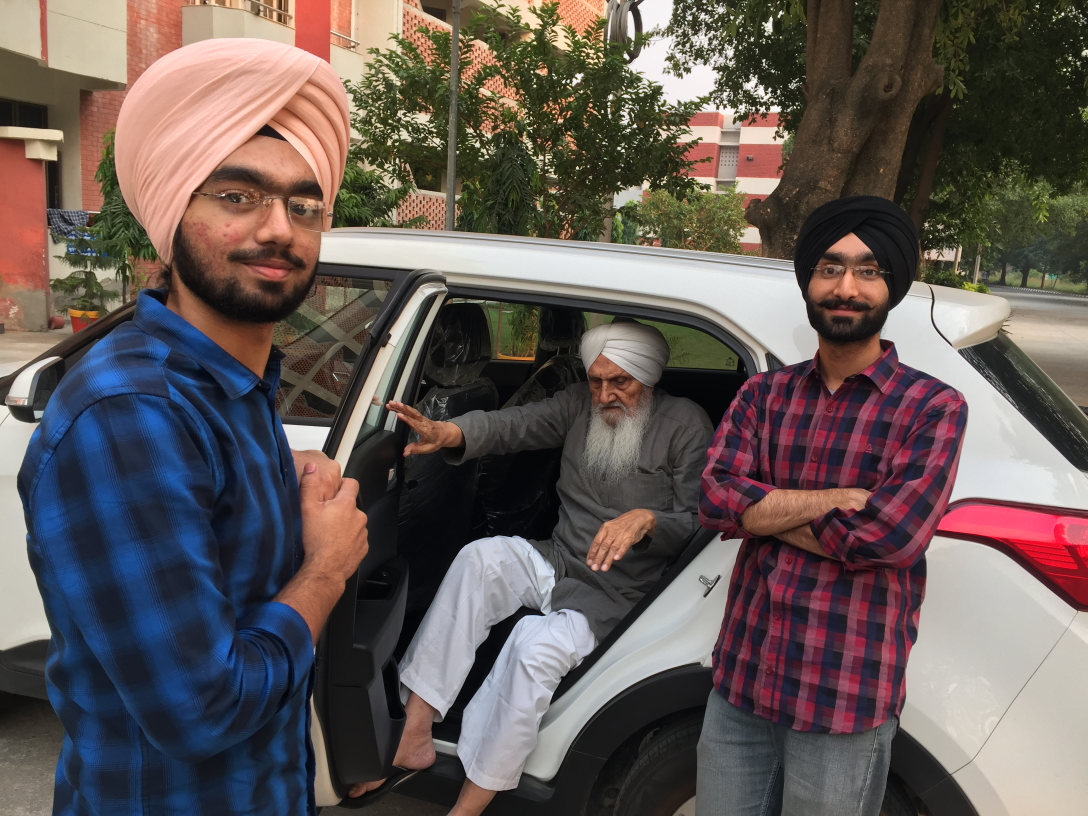
#> input picture OpenCV/media/IMG_8071.JPG, 3264 x 2448 px, given in place of the camera (shown at 1/3 size)
$ python project_1_virtual_paint.py
#> lines starting #> are read from the running program, lines starting #| are printed output that depends on the picture; after the words box and inside, x2 and y2 are one past the last pixel; in counts of white or black regions, pixels touching at a corner belong together
#> further down, img is the input picture: shape (2448, 3264, 3); mean B, G, R 87.6, 90.3, 101.2
import cv2
import numpy as np

cap = cv2.VideoCapture(0)
# here we have passed '0' as the parameter meaning that we want to use the default webcam as the input
framewidth = 640
frameheight = 480
cap.set(3,640) # setting the width to 640
cap.set(4,480) # setting the height to 480
cap.set(10,150) # setting the brightness

myColors = [[105,177, 218, 113, 255, 255],
            [0,176,162,22,255,255],
            ]
# list of colors that we want to detect

myColorValues = [[255,0,0],
                 [0,0,255],
                 ]

myPoints = [] # x,y,colorID
# [48 lines of commented-out code are left out]
def findColor(img,myColors,myColorValues):
    imgHSV = cv2.cvtColor(img, cv2.COLOR_BGR2HSV)
#> imgHSV: shape (2448, 3264, 3); mean H, S, V 60.7, 82.6, 110.3
    count = 0
    newPoints=[]
    for color in myColors:
        lower = np.array(color[0:3])
        upper = np.array(color[3:6])
        mask = cv2.inRange(imgHSV,lower,upper)
        x,y=getContours(mask)
        cv2.circle(imgResult,(x,y),15,myColorValues[count],cv2.FILLED)
        if x!=0 and y!=0:
            newPoints.append([x,y,count])
        count +=1
#> this loop made 2 passes
#> (x, y) on passes 1 to 2: (323, 1121), (0, 0)
#> pass 1, in findColor, `mask = cv2.inRange(imgHSV,lower,upper)`:
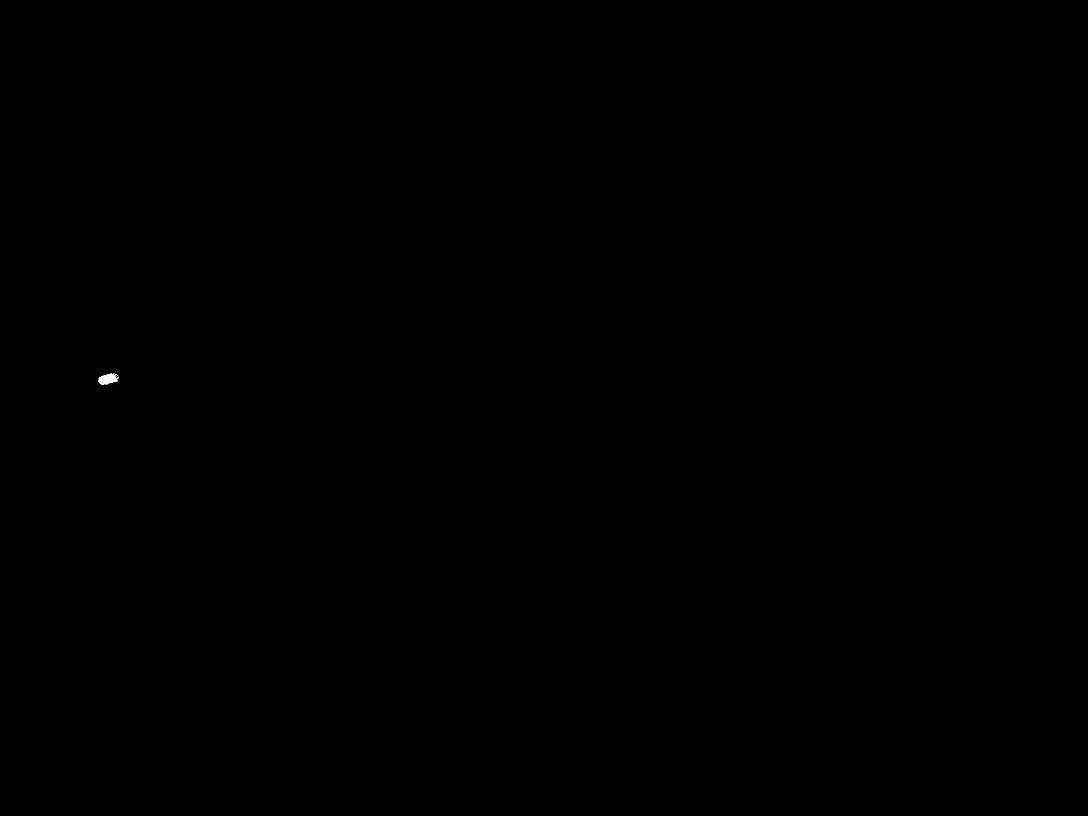
#> mask: shape (2448, 3264) (shown at 1/3 size); 0.02% white; 9 white regions (8 under 20 px), largest, box (x1, y1, x2, y2) and area: (294, 1120, 352, 1155) 1246
#> after the loop, count = 2; newPoints = [[323, 1121, 0]]
        #cv2.imshow(str(color[0]),mask)
    return newPoints

def getContours(img):
    contours,hierarchy = cv2.findContours(img,cv2.RETR_EXTERNAL,cv2.CHAIN_APPROX_NONE)
    x,y,w,h = 0,0,0,0
    for cnt in contours:
        area = cv2.contourArea(cnt)
        if area>500:
            #cv2.drawContours(imgResult, cnt, -1, (255, 0, 0), 3)
            peri = cv2.arcLength(cnt,True)
            approx = cv2.approxPolyDP(cnt,0.02*peri,True)
            x, y, w, h = cv2.boundingRect(approx)
    return x+w//2,y

def drawOnCanvas(myPoints,myColorValues):
    for point in myPoints:
        cv2.circle(imgResult, (point[0], point[1]), 10, myColorValues[point[2]], cv2.FILLED)


while True:
    success, img = cap.read()
    imgResult = img.copy()
    newPoints = findColor(img, myColors,myColorValues)
#> newPoints = [[323, 1121, 0]]
    if len(newPoints)!=0:
        for newP in newPoints:
            myPoints.append(newP)
#> this loop made 1 pass
#> after the loop, myPoints = [[323, 1121, 0]]
    if len(myPoints)!=0:
        drawOnCanvas(myPoints,myColorValues)
#> the loop in drawOnCanvas, `for point in myPoints:` made 1 pass


    cv2.imshow("Result", imgResult)
    if cv2.waitKey(1) & 0xFF == ord('q'):
#> (key q is pressed here)
        break
